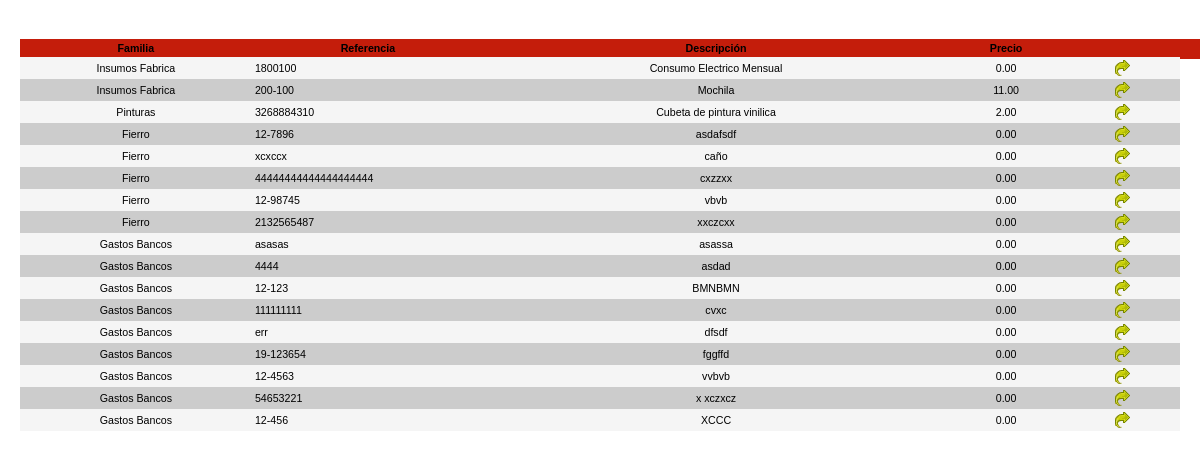
The app's page /boletas_clientes/frame_articulos.php with its own data.
### tables this page shows
CREATE TABLE `articulos` (
  `codarticulo` int(10) NOT NULL auto_increment,
  `codfamilia` int(5) NOT NULL,
  `referencia` varchar(20) NOT NULL,
  `descripcion` varchar(26) NOT NULL,
  `impuesto` float NOT NULL,
  `codproveedor1` int(5) NOT NULL default '1',
  `codproveedor2` int(5) NOT NULL,
  `descripcion_corta` varchar(30) NOT NULL,
  `codubicacion` int(3) NOT NULL,
  `stock` int(10) NOT NULL,
  `stock_minimo` int(8) NOT NULL,
  `aviso_minimo` varchar(1) NOT NULL default '0',
  `datos_producto` varchar(200) NOT NULL,
  `fecha_alta` date NOT NULL default '0000-00-00',
  `codembalaje` int(3) NOT NULL,
  `unidades_caja` int(8) NOT NULL,
  `precio_ticket` varchar(1) NOT NULL default '0',
  `modificar_ticket` varchar(1) NOT NULL default '0',
  `observaciones` text NOT NULL,
  `precio_compra` decimal(19,2) default NULL,
  `precio_almacen` decimal(19,2) default NULL,
  `precio_tienda` decimal(19,2) default NULL,
  `precio_pvp` decimal(19,2) default NULL,
  `precio_iva` decimal(19,2) default NULL,
  `codigobarras` varchar(15) NOT NULL,
  `imagen` varchar(200) NOT NULL,
  `borrado` varchar(1) NOT NULL default '0',
  PRIMARY KEY  (`codarticulo`)
);

CREATE TABLE `familias` (
  `codfamilia` int(5) NOT NULL auto_increment,
  `nombre` varchar(20) default NULL,
  `borrado` varchar(1) NOT NULL default '0',
  PRIMARY KEY  (`codfamilia`)
);

### boletas_clientes/frame_articulos.php (the view, shortened to what this page needs)
<html>
<head>
<link href="../estilos/estilos.css" type="text/css" rel="stylesheet">
</head>
<? include ("../conectar.php");
$where="1=1";
if ($descripcion<>"") { $where.=" AND descripcion like '%$descripcion%'"; } ?>
<body>
<?
	$consulta="SELECT articulos.*,familias.nombre as nombrefamilia FROM articulos,familias WHERE ".$where." AND articulos.codfamilia=familias.codfamilia AND articulos.borrado=0 ORDER BY articulos.codfamilia ASC,articulos.descripcion ASC";
	$rs_tabla = mysql_query($consulta);
	$nrs=mysql_num_rows($rs_tabla);
?>
<div id="tituloForm2" class="header">
<form id="form1" name="form1">
<? if ($nrs>0) { ?>
		<table class="fuente8" width="98%" cellspacing=0 cellpadding=3 border=0>
		  <tr>
			<td width="20%"><div align="center"><b>Familia</b></div></td>
			<td width="20%"><div align="center"><b>Referencia</b></div></td>
			<td width="40%"><div align="center"><b>Descripci&oacute;n</b></div></td>
			<td width="10%"><div align="center"><b>Precio</b></div></td>
			<td width="10%"><div align="center"></td>
		  </tr>
		<?php
			for ($i = 0; $i < mysql_num_rows($rs_tabla); $i++) {
				$codfamilia=mysql_result($rs_tabla,$i,"codfamilia");
				$nombrefamilia=mysql_result($rs_tabla,$i,"nombrefamilia");
				$referencia=mysql_result($rs_tabla,$i,"referencia");
				$codarticulo=mysql_result($rs_tabla,$i,"codarticulo");
				$descripcion=mysql_result($rs_tabla,$i,"descripcion");
				$precio=mysql_result($rs_tabla,$i,"precio_almacen");
				 if ($i % 2) { $fondolinea="itemParTabla"; } else { $fondolinea="itemImparTabla"; }?>
						<tr class="<?php echo $fondolinea?>">
					<td>
        <div align="center"><?php echo $nombrefamilia;?></div></td>
					<td>
        <div align="left"><?php echo $referencia;?></div></td>
					<td><div align="center"><?php echo $descripcion;?></div></td>
					<td><div align="center"><?php echo $precio;?></div></td>
					<td align="center"><div align="center"><a href="javascript:pon_prefijo(<?php echo $codfamilia?>,'<?php echo $referencia?>','<?php echo str_replace('"','',$descripcion)?>','<?php echo $precio?>',<? echo $codarticulo?>)"><img src="../img/convertir.png" border="0" title="Seleccionar"></a></div></td>
				</tr>
			<?php }
		?>
  </table>
		<?php
		}  ?>
</form>
</div>
</body>
</html>

### estilos/estilos.css (style rules this page uses)
#tituloForm2 { position:relative; top:4%; left:1%; width:100%; }
.header { background-color:#C41D0B; color:#fff; text-align:center; font-weight:bold; height:20px; vertical-align:middle; }
.itemParTabla { background-color:#ccc; }
.itemImparTabla { background-color:#f5f5f5; }
a:link { font:8pt verdana,arial; color:#000; }
.fuente8 { font:8pt helvetica; }

### records on screen
articulos: familias.nombre "Insumos Fabrica", referencia "1800100", descripcion "Consumo Electrico Mensual", precio_almacen "0.00"
articulos: familias.nombre "Insumos Fabrica", referencia "200-100", descripcion "Mochila", precio_almacen "11.00"
articulos: familias.nombre "Pinturas", referencia "3268884310", descripcion "Cubeta de pintura vinilica", precio_almacen "2.00"
articulos: familias.nombre "Fierro", referencia "12-7896", descripcion "asdafsdf", precio_almacen "0.00"
articulos: familias.nombre "Fierro", referencia "xcxccx", descripcion "caño", precio_almacen "0.00"
articulos: familias.nombre "Fierro", referencia "44444444444444444444", descripcion "cxzzxx", precio_almacen "0.00"
articulos: familias.nombre "Fierro", referencia "12-98745", descripcion "vbvb", precio_almacen "0.00"
articulos: familias.nombre "Fierro", referencia "2132565487", descripcion "xxczcxx", precio_almacen "0.00"
articulos: familias.nombre "Gastos Bancos", referencia "asasas", descripcion "asassa", precio_almacen "0.00"
articulos: familias.nombre "Gastos Bancos", referencia "4444", descripcion "asdad", precio_almacen "0.00"
articulos: familias.nombre "Gastos Bancos", referencia "12-123", descripcion "BMNBMN", precio_almacen "0.00"
articulos: familias.nombre "Gastos Bancos", referencia "111111111", descripcion "cvxc", precio_almacen "0.00"
articulos: familias.nombre "Gastos Bancos", referencia "err", descripcion "dfsdf", precio_almacen "0.00"
articulos: familias.nombre "Gastos Bancos", referencia "19-123654", descripcion "fggffd", precio_almacen "0.00"
articulos: familias.nombre "Gastos Bancos", referencia "12-4563", descripcion "vvbvb", precio_almacen "0.00"
articulos: familias.nombre "Gastos Bancos", referencia "54653221", descripcion "x xczxcz", precio_almacen "0.00"
articulos: familias.nombre "Gastos Bancos", referencia "12-456", descripcion "XCCC", precio_almacen "0.00"
